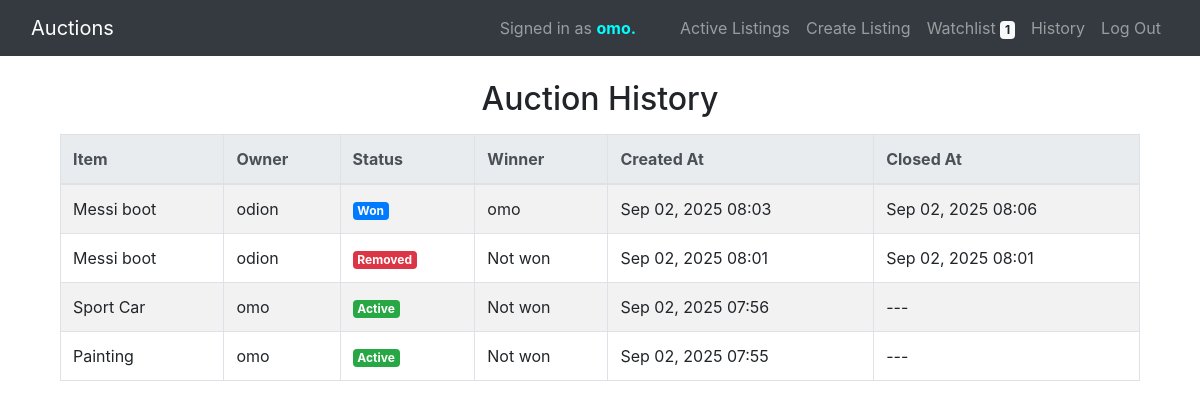
The page /history/ (signed in) on the database its author committed.
### auctions/models.py (models this page shows, shortened)
class User(AbstractUser):
    pass

class Listing(models.Model):
    CATEGORY_CHOICES = [
        ("Fashion", "Fashion"),
        ("Toys", "Toys"),
        ("Electronics", "Electronics"),
        ("Home", "Home"),
        ("Technology", "Technology"),
        ("Art/Culture", "Art/Culture"),
    ]
    title = models.CharField(max_length=64)
    description = models.CharField(max_length=240)
    start_bid = models.IntegerField()
    image = models.ImageField(upload_to="images/", blank=True, null=True)
    image_url = models.URLField(blank=True, null=True)
    category = models.CharField(max_length=20, choices=CATEGORY_CHOICES)
    owner = models.ForeignKey(
        User, on_delete=models.CASCADE, null=True, blank=True, related_name="listings"
    )
    created_at = models.DateTimeField(auto_now_add=True, blank=True)
    closed_at = models.DateTimeField(null=True, blank=True)
    watchers = models.ManyToManyField(User, blank=True, related_name="watchlist")
    winner = models.ForeignKey(
        User,
        on_delete=models.SET_NULL,
        null=True,
        blank=True,
        related_name="won_auctions",
    )
    status = models.CharField(
        max_length=20,
        choices=[("active", "Active"), ("removed", "Removed"), ("won", "Won")],
        default="active",
    )

### auctions/views.py (the view)
# urls.py: path("history/", views.history, name="history"),
@login_required
def history(request):
    listings = Listing.objects.all().order_by("-created_at")
    return render(request, "auctions/history.html", {"listings": listings})

### auctions/templates/auctions/history.html
{% extends "auctions/layout.html" %}
{% block body %}
<div class="container my-4">
    <h2 class="mb-3 text-center">Auction History</h2>
    <div class="table-responsive">
        <table class="table table-bordered table-hover table-striped">
            <thead class="thead-light">
                <tr>
                    <th>Item</th>
                    <th>Owner</th>
                    <th>Status</th>
                    <th>Winner</th>
                    <th>Created At</th>
                    <th>Closed At</th>
                </tr>
            </thead>
            <tbody>
                {% for listing in listings %}
                <tr>
                    <td>{{ listing.title }}</td>
                    <td>{{ listing.owner.username }}</td>
                    <td>
                        {% if listing.status == "active" %}
                        <span class="badge badge-success">Active</span>
                        {% elif listing.status == "won" %}
                        <span class="badge badge-primary">Won</span>
                        {% else %}
                        <span class="badge badge-danger">Removed</span>
                        {% endif %}
                    </td>
                    <td>
                        {% if listing.winner %}
                        {{ listing.winner.username }}
                        {% else %}
                        Not won
                        {% endif %}
                    </td>
                    <td>{{ listing.created_at|date:"M d, Y H:i" }}</td>
                    <td>
                        {% if listing.closed_at %}
                        {{ listing.closed_at|date:"M d, Y H:i" }}
                        {% else %}
                        ---
                        {% endif %}
                    </td>
                </tr>
                {% empty %}
                <tr>
                    <td colspan="6" class="text-center">No auctions found.</td>
                </tr>
                {% endfor %}
            </tbody>
        </table>
    </div>
</div>
{% endblock %}

### auctions/templates/auctions/layout.html (shortened to what this page needs)
{% load static %}
<!DOCTYPE html>
<html lang="en">
<head>
    <link rel="stylesheet" href="https://stackpath.bootstrapcdn.com/bootstrap/4.4.1/css/bootstrap.min.css"
>
    <link href="{% static 'auctions/styles.css' %}" rel="stylesheet">
</head>
<body>
    <nav class="navbar navbar-expand-lg navbar-dark bg-dark">
        <div class="container-fluid">
            <a class="navbar-brand" href="{% url 'index' %}">Auctions</a>
            <div class="collapse navbar-collapse" id="navbarNav">
                <ul class="navbar-nav ml-auto">
                    {% if user.is_authenticated %}
                        <li class="nav-item" style="margin-right: 20px;">
                            <span class="navbar-text mr-3">Signed in as <strong style="color: aqua;">{{ user.username }}.</strong></span>
                        </li>
                    {% endif %}
                    <li class="nav-item">
                        <a class="nav-link" href="{% url 'index' %}">Active Listings</a>
                    </li>
                    {% if user.is_authenticated %}
                        <li class="nav-item">
                            <a class="nav-link" href="{% url 'create_listing' %}">Create Listing</a>
                        </li>
                        <li class="nav-item">
                            <a class="nav-link" href="{% url 'my_watchlist' %}">
                                Watchlist <span class="badge badge-light">{{ request.user.watchlist.count }}</span>
                            </a>
                        </li>
                        <li class="nav-item">
                            <a class="nav-link" href="{% url 'history' %}">History</a>
                        </li>
                        <li class="nav-item">
                            <a class="nav-link" href="{% url 'logout' %}">Log Out</a>
                        </li>
                    {% endif %}
                </ul>
            </div>
        </div>
    </nav>
    <div class="container mt-4">
        {% block body %}{% endblock %}
    </div>
</body>
</html>

### auctions/static/auctions/styles.css (style rules this page uses)
* { padding: 0; margin: 0; box-sizing: border-box; }

### rows shown on the page
User: username "omo", user.watchlist.count "1"
Listing: title "Messi boot", owner.username "odion", status "Won", winner.username "omo", created_at "Sep 02, 2025 08:03", closed_at "Sep 02, 2025 08:06"
Listing: title "Messi boot", owner.username "odion", status "Removed", shows "Not won", created_at "Sep 02, 2025 08:01", closed_at "Sep 02, 2025 08:01"
Listing: title "Sport Car", owner.username "omo", status "Active", shows "Not won", created_at "Sep 02, 2025 07:56"
Listing: title "Painting", owner.username "omo", status "Active", shows "Not won", created_at "Sep 02, 2025 07:55"
